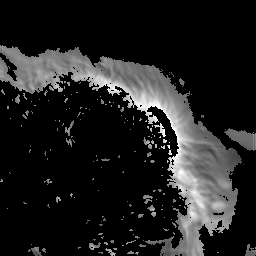
#> input picture data/frames/007f736aedbc4ca67989f8ca62f1bbeb447ad76698351fe387923963ee50e5ae.png, 256 x 256 px, given in place of frame0000.png, which was not available
$ python Variance.py
#> lines starting #> are read from the running program, lines starting #| are printed output that depends on the picture; pictures that were not available may be replaced by others from this repository, and a replacement may not be noted
#! /usr/bin/python3

import cv2
import os
import numpy as np
from scipy.ndimage.filters import *

bucket_path = '../../bucket/data'
dir_names = os.listdir(bucket_path)
for dir_name in dir_names:
	img = cv2.imread(bucket_path + '/' \
		+ dir_name + '/frame0000.png')
#> img is the input picture: shape (256, 256, 3); min 0, max 255, mean 31.8
	row = img.shape[0]
#> row = 256
	col = img.shape[1]
#> col = 256
	mean = np.zeros((row, col))
	variance = np.zeros((row, col))
	for i in range(row):
		for j in range(col):
			mean[i][j] += img[i][j][0] / 100
	for i in range(1, 100):
		if i < 10:
			frame = 'frame000'
		else:
			frame = 'frame00'
		img = cv2.imread(bucket_path + '/' \
			+ dir_name + '/' + frame \
			+ str(i) + '.png')
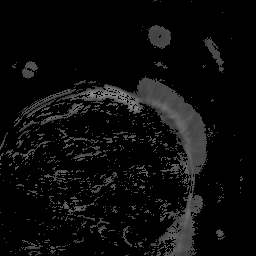
#> input picture data/frames/0479e5644505f3871fec59272dcb863d70a6d2a2300ddd065d2e22e90218a976.png, 256 x 256 px, given in place of frame0001.png, which was not available
#> img is the input picture: shape (256, 256, 3); min 0, max 152, mean 12.2
		row = img.shape[0]
		col = img.shape[1]
		img = median_filter(img, size=5)
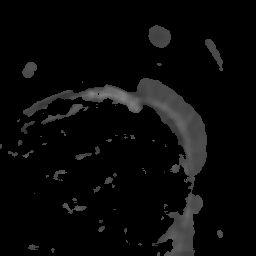
#> img: shape (256, 256, 3); min 0, max 130, mean 9.3
		for j in range(row):
			for k in range(col):
				mean[j][k] += img[j][k][0] / 100
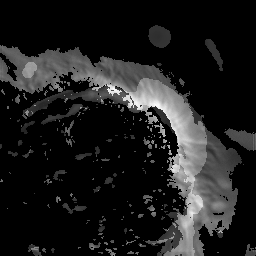
#> mean: shape (256, 256) float64; min 0, max 3.55, mean 0.411; drawn with min black and max white
#> (the run stopped early here; a loop or call above may not have finished)
